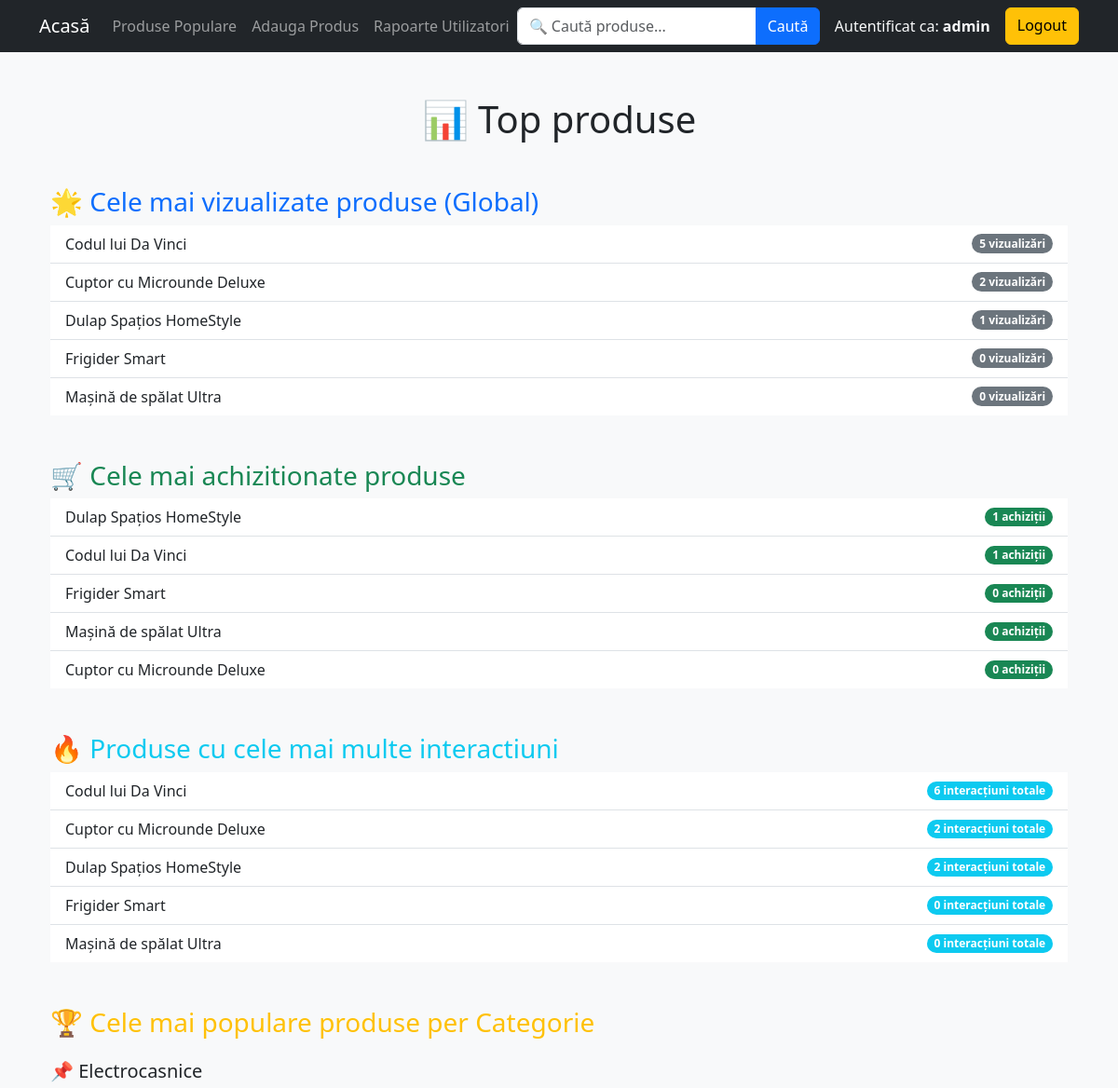
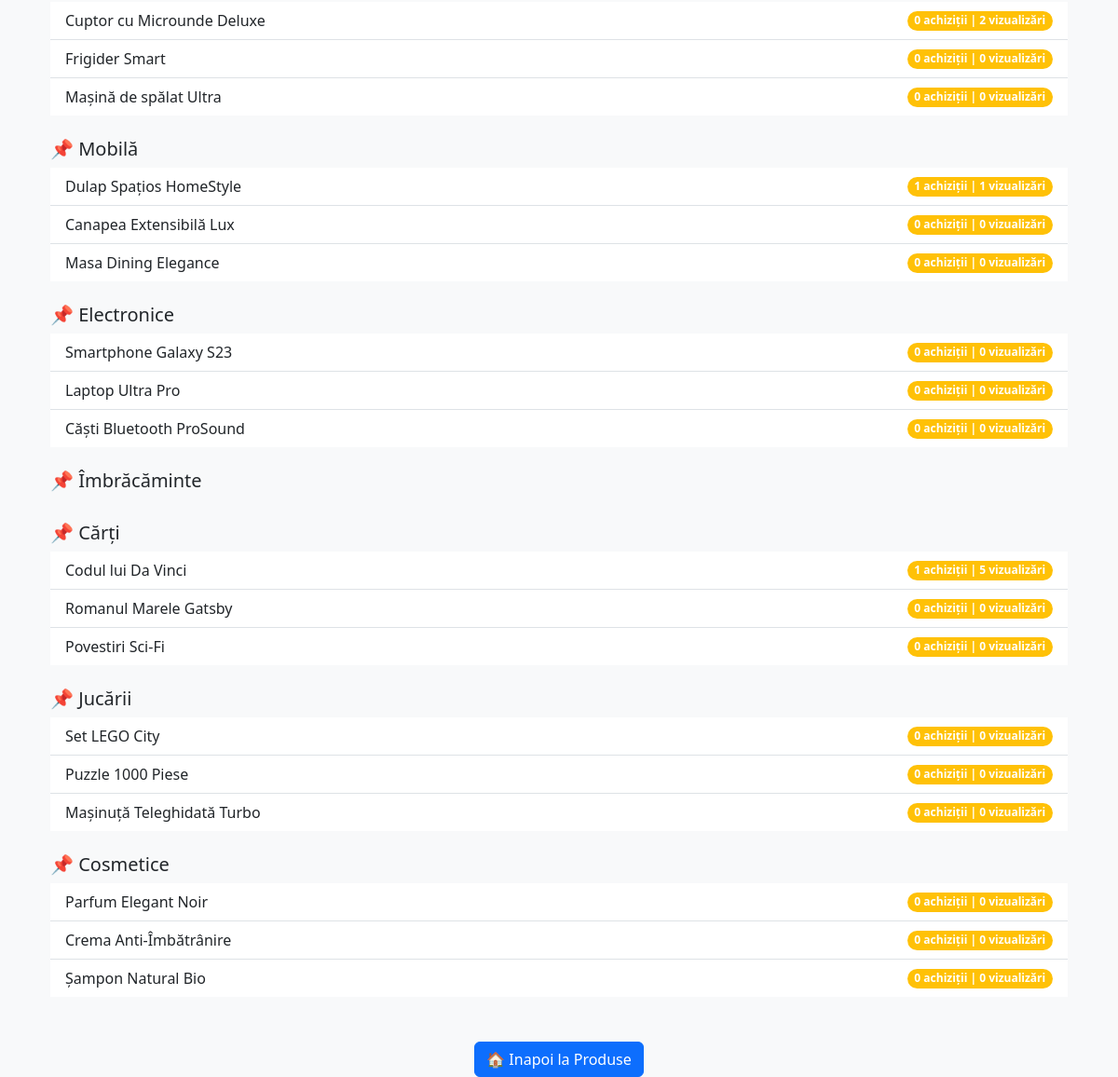
Before: /popular_products (signed in) with the older database file (2 pictures, top to bottom).
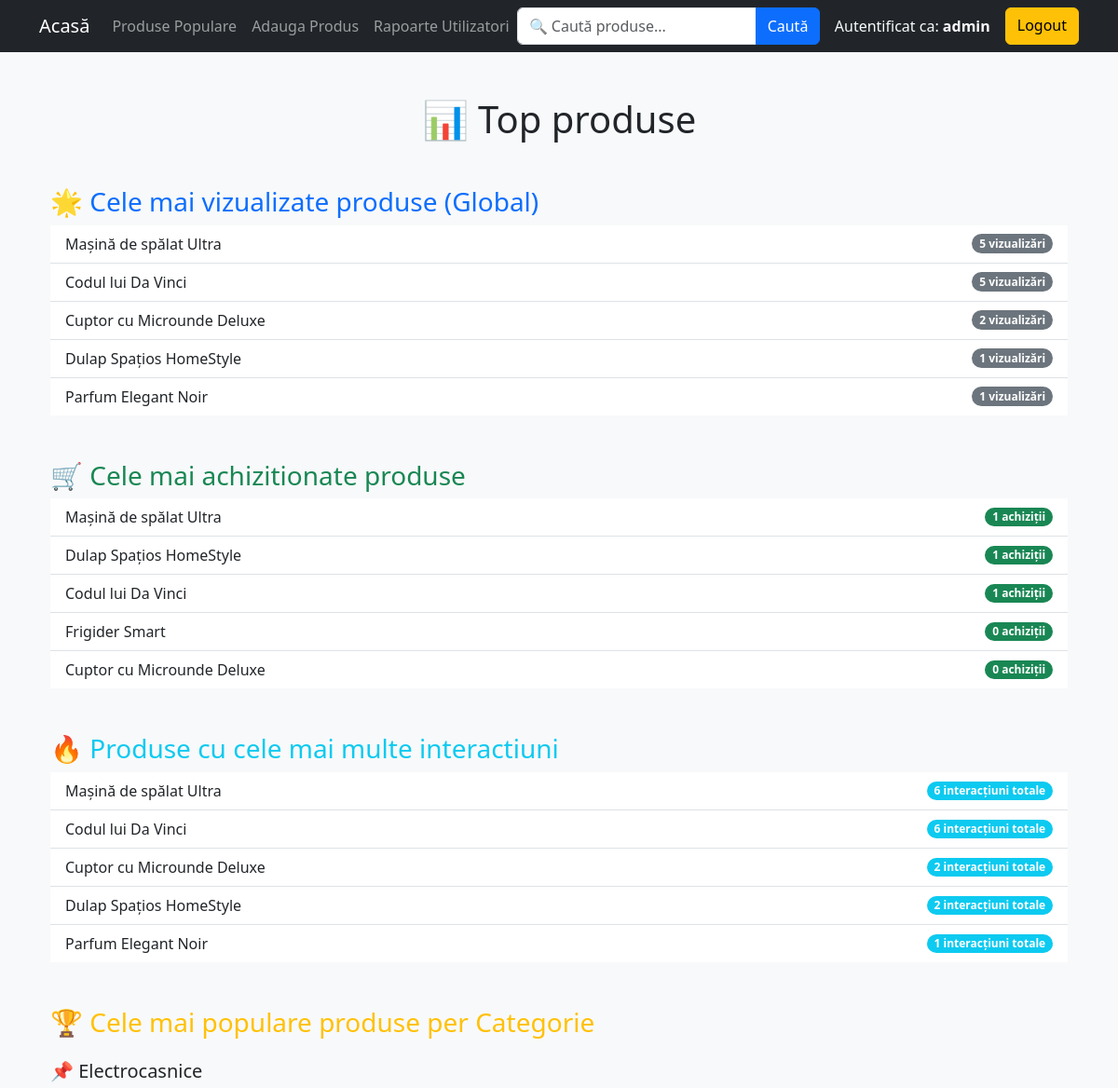
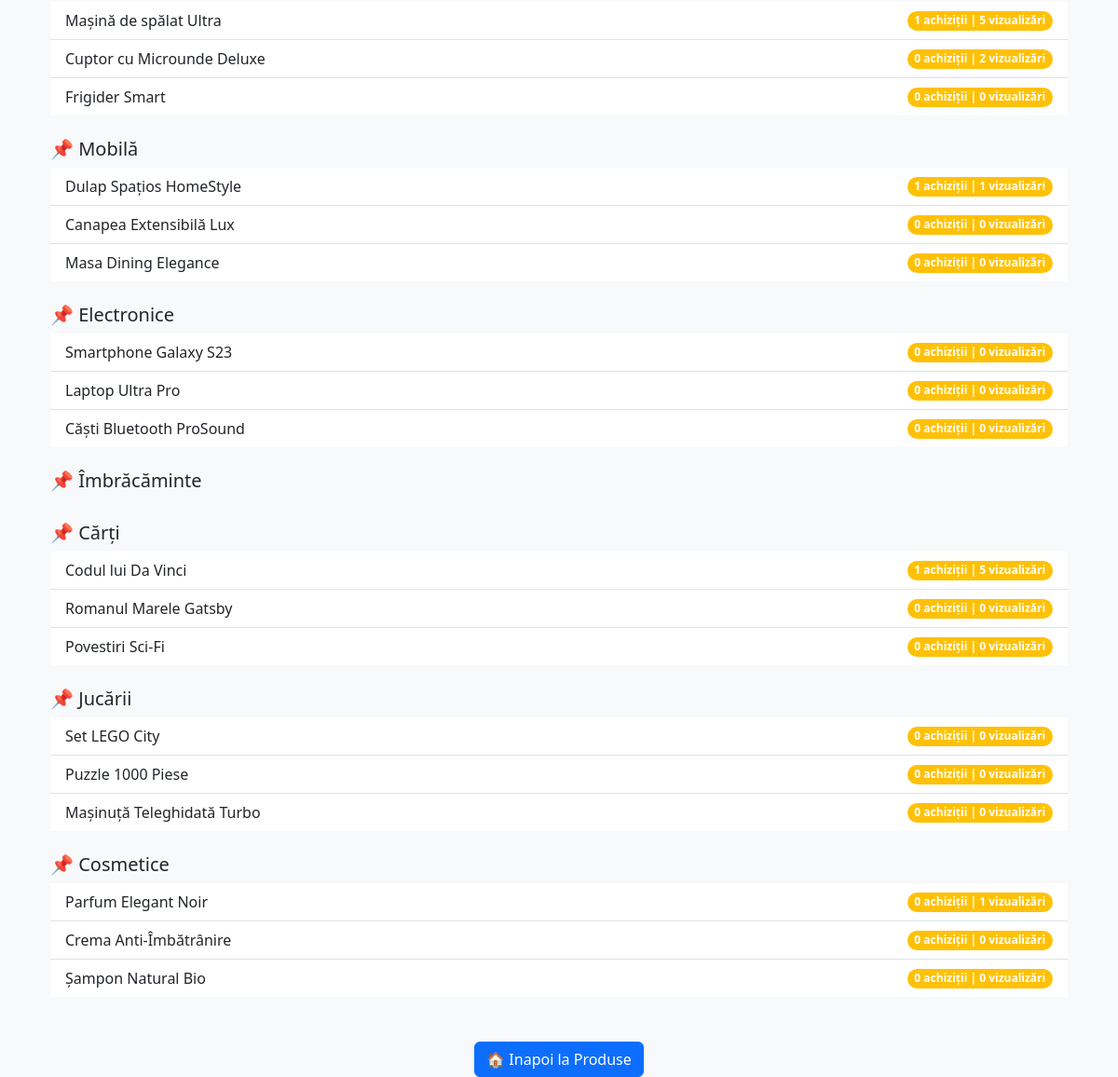
After: the same page with the newer database file (2 pictures, top to bottom).
### models.py (models this page shows, shortened)
class Product(db.Model):
    id = db.Column(db.Integer, primary_key=True)
    name = db.Column(db.String(100))
    category = db.Column(db.String(50))
    price = db.Column(db.Float)
    description = db.Column(db.Text)
    views = db.Column(db.Integer, default=0)
    purchases = db.Column(db.Integer, default=0)

### app.py (the view)
@app.route("/popular_products")
@login_required
def popular_products():
    most_viewed = Product.query.order_by(Product.views.desc()).limit(5).all()
    most_purchased = Product.query.order_by(Product.purchases.desc()).limit(5).all()
    most_interacted = (
        db.session.query(Product, db.func.sum(Product.views + Product.purchases).label("total_interactions"))
        .group_by(Product.id)
        .order_by(db.func.sum(Product.views + Product.purchases).desc())
        .limit(5)
        .all()
    )
    popular_per_category = {}
    for category in AVAILABLE_CATEGORIES:
        popular_per_category[category] = (
            Product.query.filter_by(category=category)
            .order_by(Product.purchases.desc(), Product.views.desc())
            .limit(5)
            .all()
        )
    return render_template(
        "popular_products.html",
        most_viewed=most_viewed,
        most_purchased=most_purchased,
        most_interacted=most_interacted,
        popular_per_category=popular_per_category
    )

### app.py (called while the page is built)
def login_required(f):
    @wraps(f)
    def decorated_function(*args, **kwargs):
        if "user_id" not in session:
            flash("Trebuie sa fii autentificat pentru a accesa aceasta pagina.")
            return redirect(url_for("login"))
        return f(*args, **kwargs)
    return decorated_function

### templates/popular_products.html (shortened to what this page needs)
<!DOCTYPE html>
<html lang="ro">
<head>
    <link rel="stylesheet" href="https://cdn.jsdelivr.net/npm/bootstrap@5.3.0/dist/css/bootstrap.min.css">
</head>
<body class="bg-light">
{% extends 'base.html' %}
{% block content %}
<div class="container mt-5">
    <h1 class="text-center mb-5">📊 Top produse</h1>
    <h3 class="mt-5 text-primary">🌟 Cele mai vizualizate produse (Global)</h3>
    <ul class="list-group list-group-flush">
        {% for product in most_viewed %}
            <li class="list-group-item d-flex justify-content-between align-items-center">
                {{ product.name }}
                <span class="badge bg-secondary rounded-pill">{{ product.views }} vizualizări</span>
            </li>
        {% endfor %}
    </ul>
    <h3 class="mt-5 text-success">🛒 Cele mai achizitionate produse </h3>
    <ul class="list-group list-group-flush">
        {% for product in most_purchased %}
            <li class="list-group-item d-flex justify-content-between align-items-center">
                {{ product.name }}
                <span class="badge bg-success rounded-pill">{{ product.purchases }} achiziții</span>
            </li>
        {% endfor %}
    </ul>
    <h3 class="mt-5 text-info">🔥 Produse cu cele mai multe interactiuni</h3>
    <ul class="list-group list-group-flush">
        {% for product, total_interactions in most_interacted %}
            <li class="list-group-item d-flex justify-content-between align-items-center">
                {{ product.name }}
                <span class="badge bg-info rounded-pill">{{ total_interactions }} interacțiuni totale</span>
            </li>
        {% endfor %}
    </ul>
    <h3 class="mt-5 text-warning">🏆 Cele mai populare produse per Categorie</h3>
    {% for category, products in popular_per_category.items() %}
        <h5 class="mt-4">📌 {{ category }}</h5>
        <ul class="list-group list-group-flush">
            {% for product in products %}
                <li class="list-group-item d-flex justify-content-between align-items-center">
                    {{ product.name }}
                    <span class="badge bg-warning rounded-pill">{{ product.purchases }} achiziții | {{ product.views }} vizualizări</span>
                </li>
            {% endfor %}
        </ul>
    {% endfor %}
    <div class="text-center mt-5">
        <a href="/" class="btn btn-primary">🏠 Inapoi la Produse</a>
    </div>
</div>
{% endblock %}

Changed rows visible on the page:
no longer on one of the page's lists (row unchanged): Product: name "Frigider Smart", views "0"
changed Product "Mașină de spălat Ultra": views "0" → "5"; purchases "0" → "1"; total_interactions "0" → "6"; moves up the list
now on one of the page's lists (row edited): Product: name "Parfum Elegant Noir", views "1"
changed Product "Parfum Elegant Noir": views "0" → "1"
